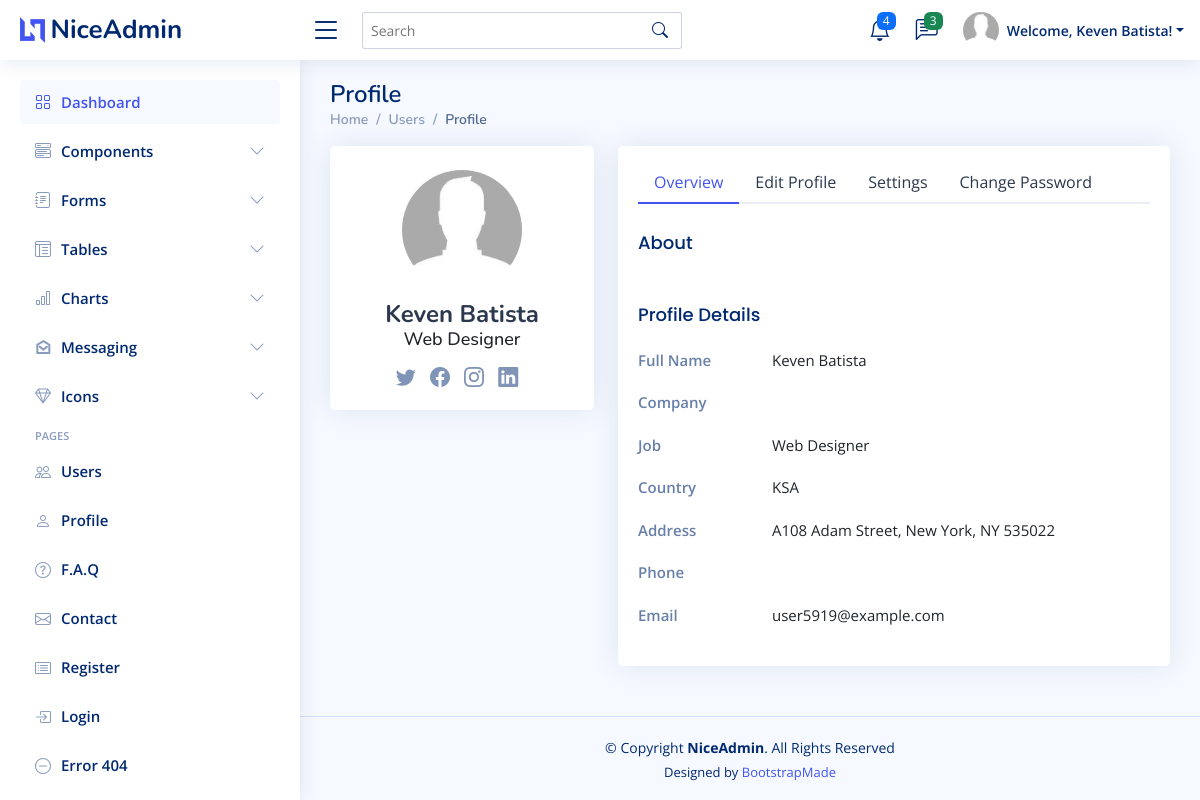
Page /dashboard/profile/index.php (signed in) on the committed database.
### tables this page shows
CREATE TABLE `profiles` (
  `id` int(11) NOT NULL,
  `user_id` int(11) DEFAULT NULL,
  `first_name` varchar(100) DEFAULT NULL,
  `last_name` varchar(100) DEFAULT NULL,
  `avatar` varchar(255) DEFAULT NULL,
  `phone` varchar(20) DEFAULT NULL,
  `job` varchar(255) DEFAULT NULL,
  `address` mediumtext DEFAULT NULL,
  `company` varchar(255) DEFAULT NULL,
  `country` varchar(255) DEFAULT NULL,
  `website` varchar(255) DEFAULT NULL,
  `twitter` varchar(255) DEFAULT NULL,
  `facebook` varchar(255) DEFAULT NULL,
  `instagram` varchar(255) DEFAULT NULL,
  `linkedin` varchar(255) DEFAULT NULL,
  `bio` mediumtext DEFAULT NULL
);

CREATE TABLE `users` (
  `id` int(11) NOT NULL,
  `email` varchar(100) NOT NULL,
  `password` varchar(255) NOT NULL,
  `email_verified` tinyint(1) DEFAULT 0,
  `verification_code` varchar(255) DEFAULT NULL,
  `created_at` timestamp NOT NULL DEFAULT current_timestamp()
);

### common/config.php (called while the page is built, shortened)
<?php
$base_url = "http://" . $_SERVER['HTTP_HOST'] . "/eshopStores/";
?>

### common/userHead.php (called while the page is built, shortened)
<?php session_start();
include $_SERVER['DOCUMENT_ROOT'] . '/eshopStores/common/config.php';
$userId = $_SESSION['user_id'];
$query = "SELECT profiles.first_name
     , profiles.last_name
     , profiles.avatar
     , profiles.phone
     , profiles.job
     , profiles.address
     , profiles.company
     , profiles.country
     , profiles.website
     , profiles.twitter
     , profiles.facebook
     , profiles.instagram
     , profiles.linkedin
     , profiles.bio
     , users.email
FROM profiles
    JOIN users
        ON users.id = profiles.user_id
 WHERE user_id = ?";
$stmt = $conn->prepare($query);
$stmt->bind_param('i', $userId);
$stmt->execute();
$result = $stmt->get_result();
$userData = $result->fetch_assoc();
?>

### dashboard/profile/index.php (the view, shortened to what this page needs)
<?php require_once $_SERVER['DOCUMENT_ROOT'].'/eshopStores/common/userHead.php'; ?>
<!DOCTYPE html>
<html lang="en">
<head>
  <link href="../assets/vendor/bootstrap/css/bootstrap.min.css" rel="stylesheet">
  <link href="../assets/vendor/bootstrap-icons/bootstrap-icons.css" rel="stylesheet">
  <link href="../assets/vendor/boxicons/css/boxicons.min.css" rel="stylesheet">
  <link href="../assets/vendor/quill/quill.snow.css" rel="stylesheet">
  <link href="../assets/vendor/quill/quill.bubble.css" rel="stylesheet">
  <link href="../assets/vendor/remixicon/remixicon.css" rel="stylesheet">
  <link href="../assets/vendor/simple-datatables/style.css" rel="stylesheet">
  <link href="../assets/css/style.css" rel="stylesheet">
</head>
<body>
  <?php
  include $_SERVER['DOCUMENT_ROOT'].'/eshopStores/common/dashboard_header.php';
  ?>
  <?php
  include $_SERVER['DOCUMENT_ROOT'].'/eshopStores/common/dashboard_sidebar.php';
  ?>
  <main id="main" class="main">
    <div class="pagetitle">
      <h1>Profile</h1>
      <nav>
        <ol class="breadcrumb">
          <li class="breadcrumb-item"><a href="<?php echo $base_url ?>">Home</a></li>
          <li class="breadcrumb-item">Users</li>
          <li class="breadcrumb-item active">Profile</li>
        </ol>
      </nav>
    </div>
    <section class="section profile">
      <div class="row">
        <div class="col-xl-4">
          <div class="card">
            <div class="card-body profile-card pt-4 d-flex flex-column align-items-center">
              <img src="<?php echo $base_url ?>src/avatars/<?php echo $userData['avatar'] ? $userData['avatar'] : 'default-photo-male.jpg'; ?>" alt="Profile" class="rounded-circle">
              <h2><?php echo $userData['first_name'].' '. $userData['last_name']; ?></h2>
              <h3><?php echo $userData['job']; ?></h3>
              <div class="social-links mt-2">
                <a href="<?php echo $userData['twitter']; ?>" class="twitter"><i class="bi bi-twitter"></i></a>
                <a href="<?php echo $userData['facebook']; ?>" class="facebook"><i class="bi bi-facebook"></i></a>
                <a href="<?php echo $userData['instagram']; ?>" class="instagram"><i class="bi bi-instagram"></i></a>
                <a href="<?php echo $userData['linkedin']; ?>" class="linkedin"><i class="bi bi-linkedin"></i></a>
              </div>
            </div>
          </div>
        </div>
        <div class="col-xl-8">
          <div class="card">
            <div class="card-body pt-3">
              <ul class="nav nav-tabs nav-tabs-bordered">
                <li class="nav-item">
                  <button class="nav-link active" data-bs-toggle="tab" data-bs-target="#profile-overview">Overview</button>
                </li>
                <li class="nav-item">
                  <button class="nav-link" data-bs-toggle="tab" data-bs-target="#profile-edit">Edit Profile</button>
                </li>
                <li class="nav-item">
                  <button class="nav-link" data-bs-toggle="tab" data-bs-target="#profile-settings">Settings</button>
                </li>
                <li class="nav-item">
                  <button class="nav-link" data-bs-toggle="tab" data-bs-target="#profile-change-password">Change Password</button>
                </li>
              </ul>
              <div class="tab-content pt-2">
                <div class="tab-pane fade show active profile-overview" id="profile-overview">
                  <h5 class="card-title">About</h5>
                  <h5 class="card-title">Profile Details</h5>
                  <div class="row">
                    <div class="col-lg-3 col-md-4 label ">Full Name</div>
                    <div class="col-lg-9 col-md-8"><?php echo $userData['first_name'].' '.$userData['last_name']; ?></div>
                  </div>
                  <div class="row">
                    <div class="col-lg-3 col-md-4 label">Company</div>
                    <div class="col-lg-9 col-md-8"><?php echo $userData['company']; ?></div>
                  </div>
                  <div class="row">
                    <div class="col-lg-3 col-md-4 label">Job</div>
                    <div class="col-lg-9 col-md-8"><?php echo $userData['job']; ?></div>
                  </div>
                  <div class="row">
                    <div class="col-lg-3 col-md-4 label">Country</div>
                    <div class="col-lg-9 col-md-8"><?php echo $userData['country']; ?></div>
                  </div>
                  <div class="row">
                    <div class="col-lg-3 col-md-4 label">Address</div>
                    <div class="col-lg-9 col-md-8"><?php echo $userData['address']; ?></div>
                  </div>
                  <div class="row">
                    <div class="col-lg-3 col-md-4 label">Phone</div>
                    <div class="col-lg-9 col-md-8"><?php echo $userData['phone']; ?></div>
                  </div>
                  <div class="row">
                    <div class="col-lg-3 col-md-4 label">Email</div>
                    <div class="col-lg-9 col-md-8"><?php echo $userData['email']; ?></div>
                  </div>
                </div>
              </div>
            </div>
          </div>
        </div>
      </div>
    </section>
  </main>
  <footer id="footer" class="footer">
    <div class="copyright">
      &copy; Copyright <strong><span>NiceAdmin</span></strong>. All Rights Reserved
    </div>
    <div class="credits">
      Designed by <a href="https://bootstrapmade.com/">BootstrapMade</a>
    </div>
  </footer>
</body>
</html>

### dashboard/assets/css/style.css (style rules this page uses)
:root { scroll-behavior: smooth; }
body { font-family: "Open Sans", sans-serif; background: #f6f9ff; color: #444444; }
h1, h2, h3, h4, h5, h6 { font-family: "Nunito", sans-serif; }
#main { margin-top: 60px; padding: 20px 30px; transition: all 0.3s; }
.pagetitle { margin-bottom: 10px; }
.pagetitle h1 { font-size: 24px; margin-bottom: 0; font-weight: 600; color: #012970; }
.card { margin-bottom: 30px; border: none; border-radius: 5px; box-shadow: 0px 0 30px rgba(1, 41, 112, 0.1); }
.card-title { padding: 20px 0 15px 0; font-size: 18px; font-weight: 500; color: #012970; font-family: "Poppins", sans-serif; }
.card-body { padding: 0 20px 20px 20px; }
.breadcrumb { font-size: 14px; font-family: "Nunito", sans-serif; color: #899bbd; font-weight: 600; }
.breadcrumb a { color: #899bbd; transition: 0.3s; }
.breadcrumb .breadcrumb-item::before { color: #899bbd; }
.breadcrumb .active { color: #51678f; font-weight: 600; }
.nav-tabs-bordered { border-bottom: 2px solid #ebeef4; }
.nav-tabs-bordered .nav-link { margin-bottom: -2px; border: none; color: #2c384e; }
.nav-tabs-bordered .nav-link.active { background-color: #fff; color: #4154f1; border-bottom: 2px solid #4154f1; }
@media (min-width: 1200px) { #main, #footer { margin-left: 300px; } }
.profile .profile-card img { max-width: 120px; }
.profile .profile-card h2 { font-size: 24px; font-weight: 700; color: #2c384e; margin: 10px 0 0 0; }
.profile .profile-card h3 { font-size: 18px; }
.profile .profile-card .social-links a { font-size: 20px; display: inline-block; color: rgba(1, 41, 112, 0.5); line-height: 0; margin-right: 10px; transition: 0.3s; }
.profile .profile-overview .row { margin-bottom: 20px; font-size: 15px; }
.profile .profile-overview .card-title { color: #012970; }
.profile .profile-overview .label { font-weight: 600; color: rgba(1, 41, 112, 0.6); }
.footer { padding: 20px 0; font-size: 14px; transition: all 0.3s; border-top: 1px solid #cddfff; }
.footer .copyright { text-align: center; color: #012970; }
.footer .credits { padding-top: 5px; text-align: center; font-size: 13px; color: #012970; }

### rows in the picture
profiles: first_name "Keven", last_name "Batista", job "Web Designer", country "KSA", address "A108 Adam Street, New York, NY 535022", user.email "user5919@example.com"

### other values in the picture
$_SESSION['userName'] "Keven Batista"
